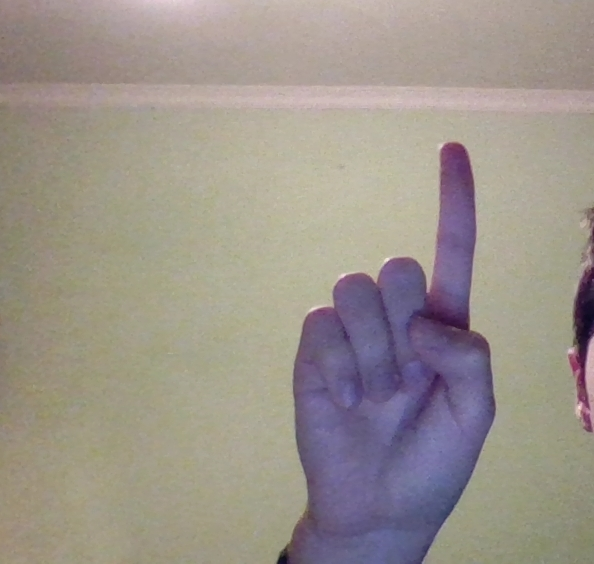
//> input picture sources/Hand-Detection/Hand-Detection-from-Image/images/hand1.jpg, 594 x 564 px
$ ./hand-detection-from-image-1   (built with g++ and OpenCV 4)
//> lines starting //> are read from the running program, lines starting //| are printed output that depends on the picture; after the words box and inside, x2 and y2 are one past the last pixel; in counts of white or black regions, pixels touching at a corner belong together
#include <iostream>
#include <opencv2/highgui/highgui.hpp>
#include <opencv2/imgproc.hpp>
using namespace std;
using namespace cv;

int main(int argc, char** argv)
{
	Mat Gray;
	Mat Binary;
	Mat Rgb = imread("images/hand1.jpg");
//> Rgb is the input picture: 564 rows x 594 cols, CV_8UC3; mean B, G, R 139.9, 148.2, 156.3
	cvtColor(Rgb, Gray, CV_BGR2GRAY);
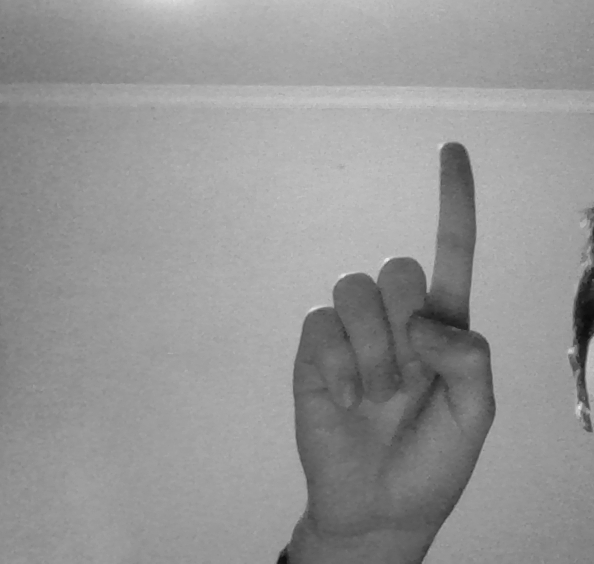
//> Gray: 564 rows x 594 cols, CV_8UC1; min 10, max 232, mean 149.6
	threshold(Gray, Binary, 150, 200, THRESH_BINARY_INV | THRESH_OTSU);
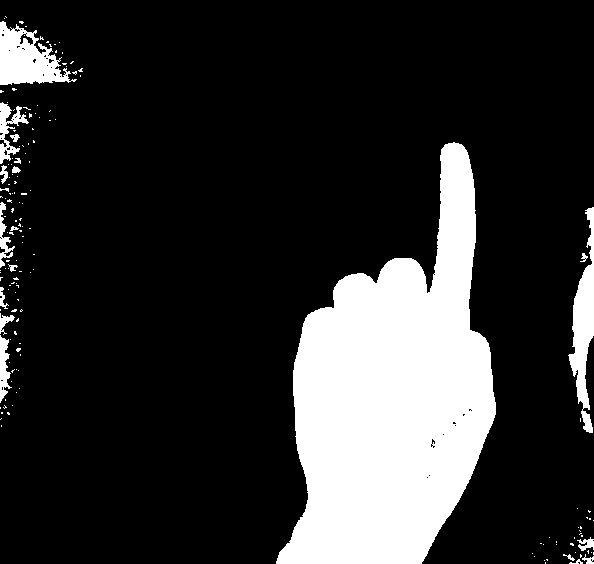
//> Binary: 564 rows x 594 cols, CV_8UC1; values 0 (black) and 200 (white), 18.6% white; 160 white regions (140 under 20 px), largest, box (x1, y1, x2, y2) and area: (276, 142, 496, 564) 54150, (0, 21, 77, 85) 2695, (568, 207, 594, 433) 2610
	namedWindow("RGB", WINDOW_AUTOSIZE);
	namedWindow("Gray", WINDOW_AUTOSIZE);
	namedWindow("Binary", WINDOW_AUTOSIZE);

	imshow("RGB", Rgb);
	imshow("Gray", Gray);
	imshow("Binary", Binary);
	waitKey(0);
	destroyAllWindows();
	return 0;
}
